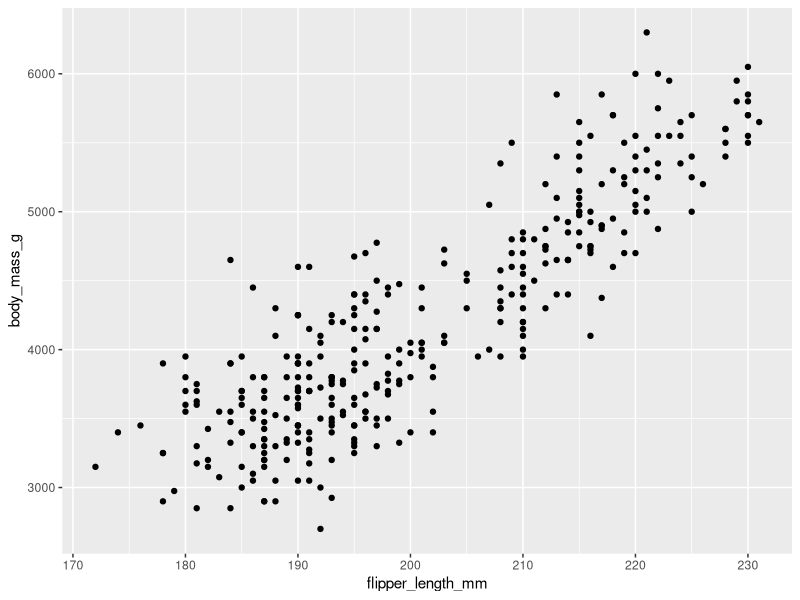
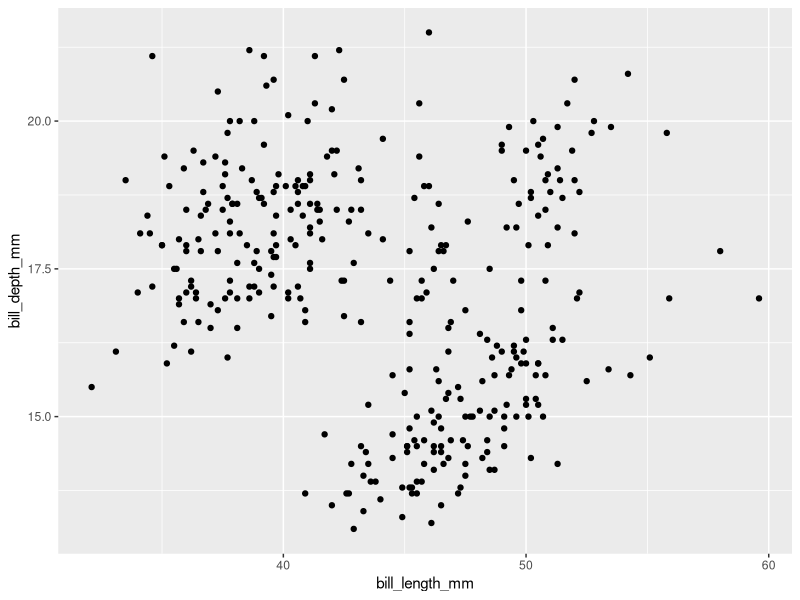
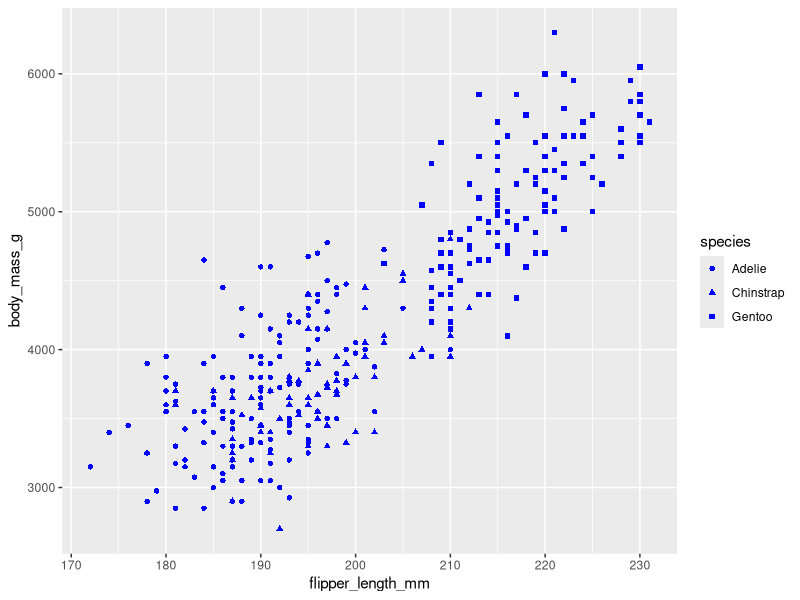
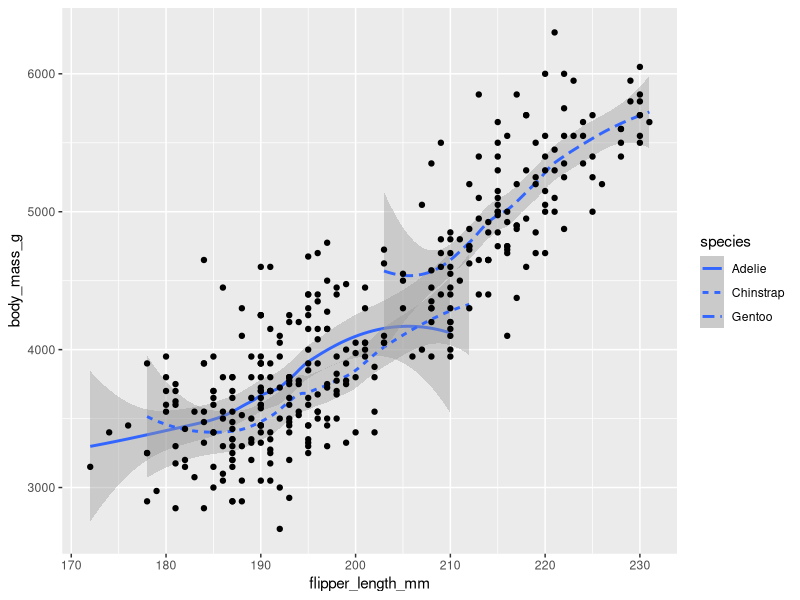
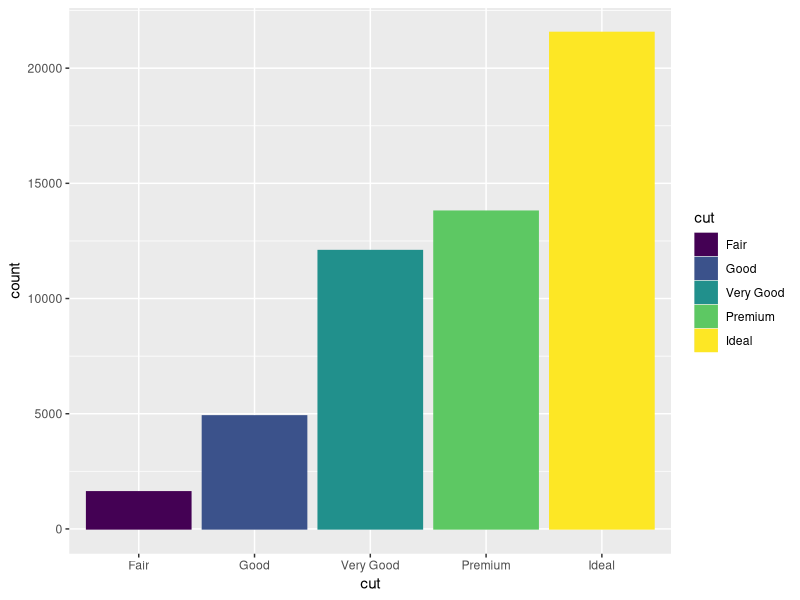
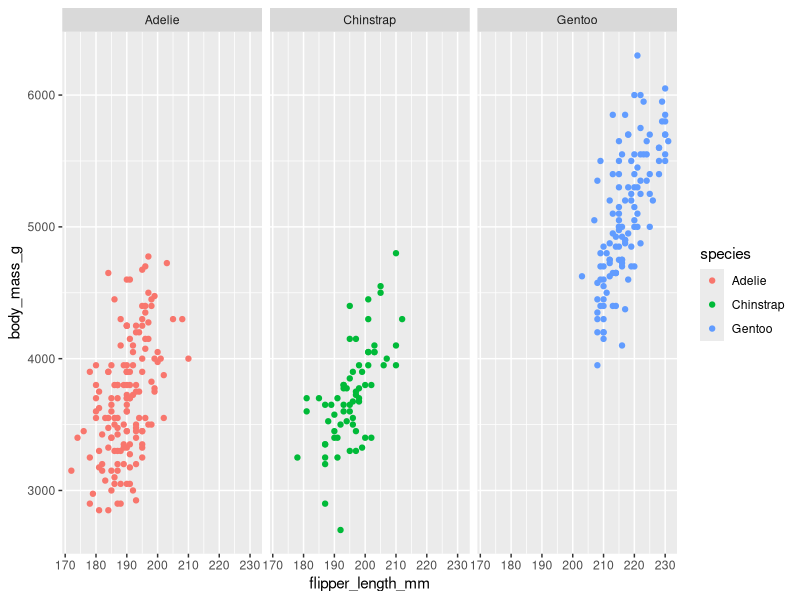
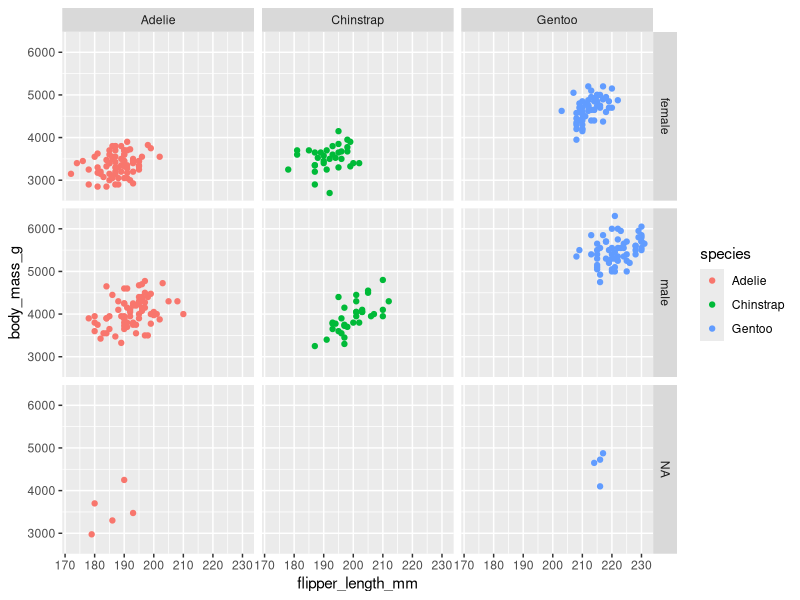

Here is the R script that generated these plots, in order:
#CARGAMOS LOS PAQUETES PREVIAMENTE INSTALADOS
library(ggplot2)
library(palmerpenguins)

#EXAMINAMOS EL DATAFRAME
data(penguins)
View(penguins)

#supongamos que queremos modelar la relación entre masa corporal y longitud de aletas en las tres especies de pingüino
#ambas variables son cuantitativas, una forma correcta es hacerlo a través de un scatterplot

ggplot(data = penguins)+geom_point(mapping=aes(x=flipper_length_mm, y=body_mass_g))

#DESCRIPCIÓN DEL CÓDIGO ANTERIOR
#ggplot(data=penguins) para especificar el df a utilizar
# + usamos este símbolo para sumar una capa nueva al diagrama
#geom_point() elegimos una figura geom, en este caso puntos para hacer el diagrama de dispersión
#(mapping=aes(x=flipper_length_mm, y=body_mass_g)) el argumento de mapeo siempre va acompañado de la función aes() para especificar qué variables aplicar al eje X e Y

#En este caso, el diagrama muestra una relación positiva entre las dos variables. Es decir, cuanto más grande es el pingüino, más larga es la aleta.

#OTRO EJEMPLO
ggplot(data=penguins)+geom_point(mapping = aes(x=bill_length_mm, y=bill_depth_mm))

#AGREGAMOS NUEVAS DIMENSIONES ESTÉTICAS AL GRÁFICO
#puede ser como un parámetro dentro de la función aes() y asignamos una variables para cada dimensión estética
#o puede ser como un parámetro dentro de la función geom_pint() y no asignamos ninguna variables sino que la dimensión estética pasa a ser algo general del gráfico
ggplot(data = penguins)+geom_point(mapping=aes(x=flipper_length_mm, y=body_mass_g,color=species,shape=species),color="blue")

#HACEMOS DOS GRÁFICOS EN UNO
ggplot(data = penguins)+
  geom_smooth(mapping=aes(x=flipper_length_mm, y=body_mass_g, linetype = species))+
  geom_point(mapping=aes(x=flipper_length_mm, y=body_mass_g))

#UTILIZAMOS OTRO DF LLAMADO DIAMONDS PARA HACER UN BAR CHART
data("diamonds")
View(diamonds)

ggplot(data=diamonds)+
  geom_bar(mapping = aes(x=cut, color=cut, fill=cut)) #R automáticamente cuenta cuántas veces aparece cada valor X en los datos y lo muestra en el eje Y

#FUNCIONES DE FACETA
ggplot(data = penguins)+
  geom_point(mapping=aes(x=flipper_length_mm, y=body_mass_g, color=species))+
  facet_wrap(~species) #esto permite crear un diagrama separado para cada especie, acá facetamos por una sola variable

ggplot(data = penguins)+
  geom_point(mapping=aes(x=flipper_length_mm, y=body_mass_g, color=species))+
  facet_grid(sex~species) #esto permite crear un diagrama separado para cada especie, acá facetamos por dos variables